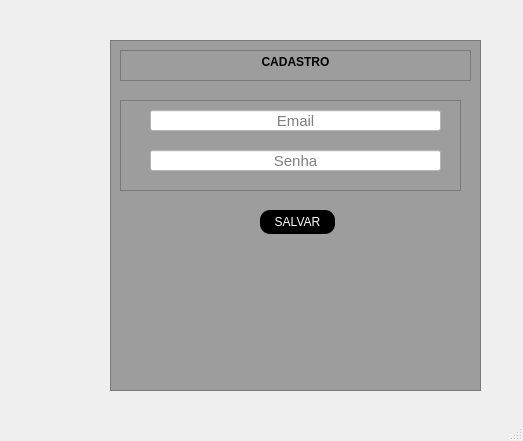
<?xml version="1.0" encoding="UTF-8"?>
<ui version="4.0">
 <class>Cadastro</class>
 <widget class="QMainWindow" name="Cadastro">
  <property name="geometry">
   <rect>
    <x>0</x>
    <y>0</y>
    <width>523</width>
    <height>441</height>
   </rect>
  </property>
  <property name="windowTitle">
   <string>MainWindow</string>
  </property>
  <widget class="QWidget" name="centralwidget">
   <widget class="QFrame" name="frame">
    <property name="geometry">
     <rect>
      <x>110</x>
      <y>40</y>
      <width>371</width>
      <height>351</height>
     </rect>
    </property>
    <property name="styleSheet">
     <string notr="true">background-color: rgb(157, 157, 157);</string>
    </property>
    <property name="frameShape">
     <enum>QFrame::Shape::StyledPanel</enum>
    </property>
    <property name="frameShadow">
     <enum>QFrame::Shadow::Raised</enum>
    </property>
    <widget class="QTextEdit" name="textEdit">
     <property name="geometry">
      <rect>
       <x>10</x>
       <y>10</y>
       <width>351</width>
       <height>31</height>
      </rect>
     </property>
     <property name="html">
      <string>&lt;!DOCTYPE HTML PUBLIC &quot;-//W3C//DTD HTML 4.0//EN&quot; &quot;http://www.w3.org/TR/REC-html40/strict.dtd&quot;&gt;
&lt;html&gt;&lt;head&gt;&lt;meta name=&quot;qrichtext&quot; content=&quot;1&quot; /&gt;&lt;meta charset=&quot;utf-8&quot; /&gt;&lt;style type=&quot;text/css&quot;&gt;
p, li { white-space: pre-wrap; }
hr { height: 1px; border-width: 0; }
li.unchecked::marker { content: &quot;\2610&quot;; }
li.checked::marker { content: &quot;\2612&quot;; }
&lt;/style&gt;&lt;/head&gt;&lt;body style=&quot; font-family:'Segoe UI'; font-size:9pt; font-weight:400; font-style:normal;&quot;&gt;
&lt;p align=&quot;center&quot; style=&quot; margin-top:0px; margin-bottom:0px; margin-left:0px; margin-right:0px; -qt-block-indent:0; text-indent:0px;&quot;&gt;&lt;span style=&quot; font-weight:700;&quot;&gt;CADASTRO&lt;/span&gt;&lt;/p&gt;&lt;/body&gt;&lt;/html&gt;</string>
     </property>
    </widget>
    <widget class="QFrame" name="frame_4">
     <property name="geometry">
      <rect>
       <x>10</x>
       <y>60</y>
       <width>341</width>
       <height>91</height>
      </rect>
     </property>
     <property name="frameShape">
      <enum>QFrame::Shape::StyledPanel</enum>
     </property>
     <property name="frameShadow">
      <enum>QFrame::Shadow::Raised</enum>
     </property>
     <widget class="QLineEdit" name="nomeCompleto">
      <property name="geometry">
       <rect>
        <x>30</x>
        <y>10</y>
        <width>291</width>
        <height>21</height>
       </rect>
      </property>
      <property name="font">
       <font>
        <pointsize>11</pointsize>
       </font>
      </property>
      <property name="styleSheet">
       <string notr="true">background-color: rgb(255, 255, 255);</string>
      </property>
      <property name="alignment">
       <set>Qt::AlignmentFlag::AlignCenter</set>
      </property>
      <property name="placeholderText">
       <string>Email</string>
      </property>
     </widget>
     <widget class="QLineEdit" name="nomeCompleto_2">
      <property name="geometry">
       <rect>
        <x>30</x>
        <y>50</y>
        <width>291</width>
        <height>21</height>
       </rect>
      </property>
      <property name="font">
       <font>
        <pointsize>11</pointsize>
       </font>
      </property>
      <property name="styleSheet">
       <string notr="true">background-color: rgb(255, 255, 255);</string>
      </property>
      <property name="alignment">
       <set>Qt::AlignmentFlag::AlignCenter</set>
      </property>
      <property name="placeholderText">
       <string>Senha</string>
      </property>
     </widget>
    </widget>
    <widget class="QPushButton" name="pushButton_2">
     <property name="geometry">
      <rect>
       <x>150</x>
       <y>170</y>
       <width>75</width>
       <height>24</height>
      </rect>
     </property>
     <property name="cursor">
      <cursorShape>PointingHandCursor</cursorShape>
     </property>
     <property name="styleSheet">
      <string notr="true">QPushButton{

	background-color: rgb(0, 0, 0);
	color: rgb(255, 255, 255);
	border-radius:10px

}
QPushButton:hover{
	background-color: rgb(255, 255, 255);
	color: rgb(0, 0, 0);
}</string>
     </property>
     <property name="text">
      <string>SALVAR</string>
     </property>
    </widget>
   </widget>
  </widget>
  <widget class="QStatusBar" name="statusbar"/>
 </widget>
 <resources/>
 <connections/>
</ui>
